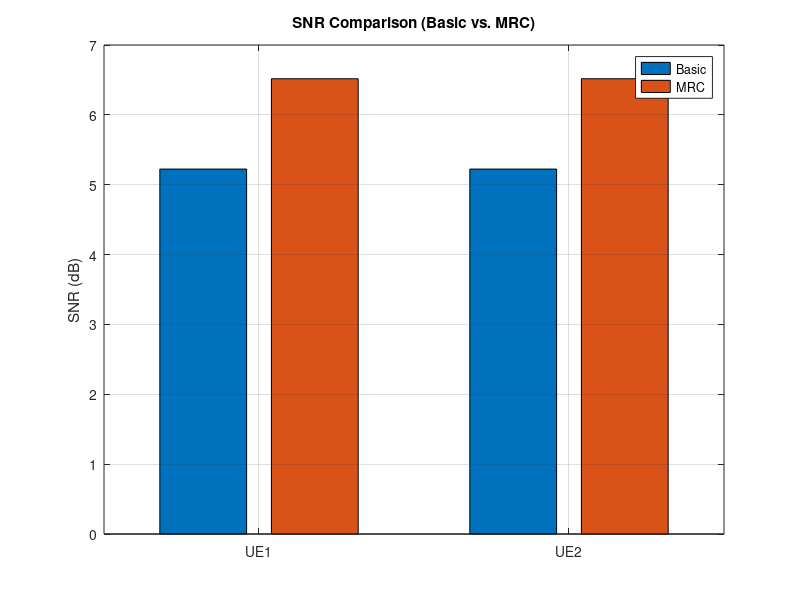
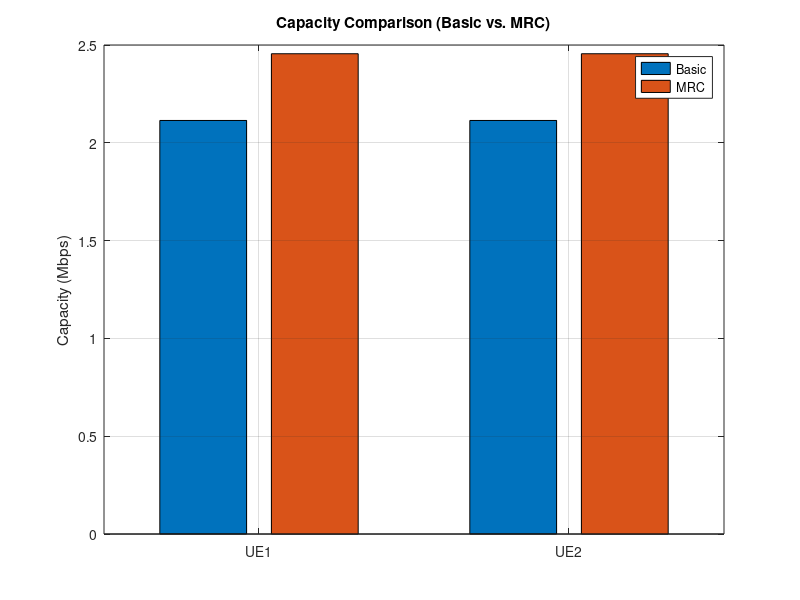

Write MATLAB code to recreate these figures, in order.
clc;
clear all;


% --- Scenario Parameters ---
Pt = 1;         % Transmit Power (both BS1 and BS2)
BW = 1e6;       % Bandwidth
N0 = 3.98e-21;  % Noise Power Spectral Density
d11 = 100;      % Distance BS1-UE1
d12 = 200;      % Distance BS1-UE2
d21 = 150;      % Distance BS2-UE1
d22 = 120;      % Distance BS2-UE2
n = 3;          % Path Loss Exponent
c = 3e8;        % Speed of light
f = 2.4e9;      % Frequency
wavelength = c/f;
NoisePower = N0*BW;

% --- Channel Gains (same for both scenarios)---
h11 = sqrt(Pt * (wavelength/(4*pi*d11))^n);
h12 = sqrt(Pt * (wavelength/(4*pi*d12))^n);
h21 = sqrt(Pt * (wavelength/(4*pi*d21))^n);
h22 = sqrt(Pt * (wavelength/(4*pi*d22))^n);

% --- Basic Scenario (Interference) ---
Pr11_basic = Pt * abs(h11)^2;  % Received Power at UE1 (due to BS1)
Pi21_basic = Pt * abs(h21)^2;  % Interference at UE1 (due to BS2)
Pr22_basic = Pt * abs(h22)^2;  % Received Power at UE2 (due to BS2)
Pi12_basic = Pt * abs(h12)^2;  % Interference at UE2 (due to BS1)

SNR_UE1_basic = Pr11_basic / (Pi21_basic + NoisePower);
SNR_UE2_basic = Pr22_basic / (Pi12_basic + NoisePower);

C_UE1_basic = BW * log2(1 + SNR_UE1_basic);
C_UE2_basic = BW * log2(1 + SNR_UE2_basic);

SNR_UE1_basic_dB = 10*log10(SNR_UE1_basic);
SNR_UE2_basic_dB = 10*log10(SNR_UE2_basic);
C_UE1_basic_Mbps = C_UE1_basic / 1e6;
C_UE2_basic_Mbps = C_UE2_basic / 1e6;

% --- MRC Beamforming Scenario ---
w1 = h11';        % MRC beamforming vector for BS1
w2 = h22';        % MRC beamforming vector for BS2
w1 = w1 / norm(w1); % Normalize
w2 = w2 / norm(w2); % Normalize

% Direct SINR Calculation (Corrected)
SINR_UE1_mrc = (Pt * abs(h11 * w1)^2) / (Pt * abs(h21 * w2)^2 + NoisePower);
SINR_UE2_mrc = (Pt * abs(h22 * w2)^2) / (Pt * abs(h12 * w1)^2 + NoisePower);


C_UE1_mrc = BW * log2(1 + SINR_UE1_mrc);
C_UE2_mrc = BW * log2(1 + SINR_UE2_mrc);

SNR_UE1_mrc_dB = 10*log10(SINR_UE1_mrc);
SNR_UE2_mrc_dB = 10*log10(SINR_UE2_mrc);
C_UE1_mrc_Mbps = C_UE1_mrc / 1e6;
C_UE2_mrc_Mbps = C_UE2_mrc / 1e6;

% ... (rest of the code - display and plotting)
% --- Display Results ---
disp('--- Basic Scenario (Interference) ---');
disp(['SNR UE1 (dB): ', num2str(SNR_UE1_basic_dB)]);
disp(['SNR UE2 (dB): ', num2str(SNR_UE2_basic_dB)]);
disp(['Capacity UE1 (Mbps): ', num2str(C_UE1_basic_Mbps)]);
disp(['Capacity UE2 (Mbps): ', num2str(C_UE2_basic_Mbps)]);

disp('--- MRC Beamforming Scenario ---');
disp(['SNR UE1 (dB): ', num2str(SNR_UE1_mrc_dB)]);
disp(['SNR UE2 (dB): ', num2str(SNR_UE2_mrc_dB)]);
disp(['Capacity UE1 (Mbps): ', num2str(C_UE1_mrc_Mbps)]);
disp(['Capacity UE2 (Mbps): ', num2str(C_UE2_mrc_Mbps)]);

% --- Plotting ---
% SNR Comparison
figure;
bar([SNR_UE1_basic_dB, SNR_UE2_basic_dB; SNR_UE1_mrc_dB, SNR_UE2_mrc_dB]);
ylabel('SNR (dB)');
title('SNR Comparison (Basic vs. MRC)');
set(gca, 'XTickLabel', {'UE1', 'UE2'});
legend('Basic', 'MRC');
grid on;

% Capacity Comparison
figure;
bar([C_UE1_basic_Mbps, C_UE2_basic_Mbps; C_UE1_mrc_Mbps, C_UE2_mrc_Mbps]); % Corrected
ylabel('Capacity (Mbps)');
title('Capacity Comparison (Basic vs. MRC)');
set(gca, 'XTickLabel', {'UE1', 'UE2'});
legend('Basic', 'MRC');
grid on;